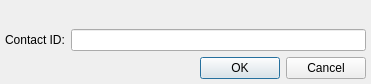
<?xml version="1.0" encoding="UTF-8"?>
<ui version="4.0">
 <class>AddLegacyContactDialogClass</class>
 <widget class="QDialog" name="AddLegacyContactDialogClass">
  <property name="windowModality">
   <enum>Qt::WindowModal</enum>
  </property>
  <property name="geometry">
   <rect>
    <x>0</x>
    <y>0</y>
    <width>371</width>
    <height>84</height>
   </rect>
  </property>
  <layout class="QVBoxLayout">
   <property name="margin">
    <number>5</number>
   </property>
   <item>
    <widget class="QLabel" name="lblDescription">
     <property name="textFormat">
      <enum>Qt::PlainText</enum>
     </property>
     <property name="alignment">
      <set>Qt::AlignCenter</set>
     </property>
     <property name="wordWrap">
      <bool>true</bool>
     </property>
    </widget>
   </item>
   <item>
    <layout class="QHBoxLayout">
     <item>
      <widget class="QLabel" name="lblPrompt">
       <property name="text">
        <string>Contact ID:</string>
       </property>
       <property name="textFormat">
        <enum>Qt::PlainText</enum>
       </property>
      </widget>
     </item>
     <item>
      <widget class="QLineEdit" name="lnePrompt"/>
     </item>
    </layout>
   </item>
   <item>
    <widget class="QDialogButtonBox" name="dbbButtons">
     <property name="standardButtons">
      <set>QDialogButtonBox::Cancel|QDialogButtonBox::Ok</set>
     </property>
    </widget>
   </item>
  </layout>
 </widget>
 <layoutdefault spacing="6" margin="11"/>
 <resources/>
 <connections/>
</ui>
